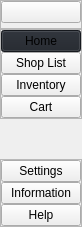
     <widget class="QCustomSlideMenu" name="LeftMenuContainer" native="true">
      <property name="maximumSize">
       <size>
        <width>45</width>
        <height>16777215</height>
       </size>
      </property>
      <layout class="QVBoxLayout" name="verticalLayout">
       <property name="spacing">
        <number>0</number>
       </property>
       <property name="leftMargin">
        <number>0</number>
       </property>
       <property name="topMargin">
        <number>0</number>
       </property>
       <property name="rightMargin">
        <number>0</number>
       </property>
       <property name="bottomMargin">
        <number>0</number>
       </property>
       <item>
        <widget class="QWidget" name="LeftMenuSubContainer" native="true">
         <layout class="QVBoxLayout" name="verticalLayout_2">
          <property name="spacing">
           <number>0</number>
          </property>
          <property name="leftMargin">
           <number>0</number>
          </property>
          <property name="topMargin">
           <number>0</number>
          </property>
          <property name="rightMargin">
           <number>0</number>
          </property>
          <property name="bottomMargin">
           <number>0</number>
          </property>
          <item alignment="Qt::AlignTop">
           <widget class="QFrame" name="frame">
            <property name="frameShape">
             <enum>QFrame::StyledPanel</enum>
            </property>
            <property name="frameShadow">
             <enum>QFrame::Raised</enum>
            </property>
            <layout class="QHBoxLayout" name="horizontalLayout_2">
             <property name="spacing">
              <number>0</number>
             </property>
             <property name="leftMargin">
              <number>0</number>
             </property>
             <property name="topMargin">
              <number>0</number>
             </property>
             <property name="rightMargin">
              <number>0</number>
             </property>
             <property name="bottomMargin">
              <number>5</number>
             </property>
             <item>
              <widget class="QPushButton" name="menuBtn">
               <property name="toolTip">
                <string>Menu</string>
               </property>
               <property name="text">
                <string/>
               </property>
               <property name="icon">
                <iconset resource="resources.qrc">
                 <normaloff>:/white /White Icons/align-justify.svg</normaloff>:/white /White Icons/align-justify.svg</iconset>
               </property>
               <property name="iconSize">
                <size>
                 <width>24</width>
                 <height>24</height>
                </size>
               </property>
              </widget>
             </item>
            </layout>
           </widget>
          </item>
          <item alignment="Qt::AlignTop">
           <widget class="QFrame" name="frame_2">
            <property name="sizePolicy">
             <sizepolicy hsizetype="Preferred" vsizetype="Preferred">
              <horstretch>0</horstretch>
              <verstretch>0</verstretch>
             </sizepolicy>
            </property>
            <property name="frameShape">
             <enum>QFrame::StyledPanel</enum>
            </property>
            <property name="frameShadow">
             <enum>QFrame::Raised</enum>
            </property>
            <layout class="QVBoxLayout" name="verticalLayout_3">
             <property name="spacing">
              <number>0</number>
             </property>
             <property name="leftMargin">
              <number>0</number>
             </property>
             <property name="topMargin">
              <number>0</number>
             </property>
             <property name="rightMargin">
              <number>0</number>
             </property>
             <property name="bottomMargin">
              <number>0</number>
             </property>
             <item>
              <widget class="QPushButton" name="homeBtn">
               <property name="toolTip">
                <string>Home</string>
               </property>
               <property name="styleSheet">
                <string notr="true">background-color: rgb(31, 35, 42);</string>
               </property>
               <property name="text">
                <string>Home</string>
               </property>
               <property name="icon">
                <iconset resource="resources.qrc">
                 <normaloff>:/white /White Icons/home.svg</normaloff>:/white /White Icons/home.svg</iconset>
               </property>
               <property name="iconSize">
                <size>
                 <width>24</width>
                 <height>24</height>
                </size>
               </property>
              </widget>
             </item>
             <item>
              <widget class="QPushButton" name="listBtn">
               <property name="toolTip">
                <string>View your shopping cart</string>
               </property>
               <property name="text">
                <string>Shop List</string>
               </property>
               <property name="icon">
                <iconset resource="resources.qrc">
                 <normaloff>:/white /White Icons/book-open.svg</normaloff>:/white /White Icons/book-open.svg</iconset>
               </property>
               <property name="iconSize">
                <size>
                 <width>24</width>
                 <height>24</height>
                </size>
               </property>
              </widget>
             </item>
             <item>
              <widget class="QPushButton" name="inventoryBtn">
               <property name="toolTip">
                <string>Search for items in stock</string>
               </property>
               <property name="text">
                <string>Inventory</string>
               </property>
               <property name="icon">
                <iconset resource="resources.qrc">
                 <normaloff>:/white /White Icons/database.svg</normaloff>:/white /White Icons/database.svg</iconset>
               </property>
               <property name="iconSize">
                <size>
                 <width>24</width>
                 <height>24</height>
                </size>
               </property>
               <property name="shortcut">
                <string/>
               </property>
              </widget>
             </item>
             <item>
              <widget class="QPushButton" name="cartBtn">
               <property name="toolTip">
                <string>View your shopping cart</string>
               </property>
               <property name="text">
                <string>Cart</string>
               </property>
               <property name="icon">
                <iconset resource="resources.qrc">
                 <normaloff>:/white /White Icons/shopping-cart.svg</normaloff>:/white /White Icons/shopping-cart.svg</iconset>
               </property>
               <property name="iconSize">
                <size>
                 <width>24</width>
                 <height>24</height>
                </size>
               </property>
              </widget>
             </item>
            </layout>
           </widget>
          </item>
          <item>
           <spacer name="verticalSpacer">
            <property name="orientation">
             <enum>Qt::Vertical</enum>
            </property>
            <property name="sizeHint" stdset="0">
             <size>
              <width>20</width>
              <height>40</height>
             </size>
            </property>
           </spacer>
          </item>
          <item>
           <widget class="QFrame" name="frame_3">
            <property name="frameShape">
             <enum>QFrame::StyledPanel</enum>
            </property>
            <property name="frameShadow">
             <enum>QFrame::Raised</enum>
            </property>
            <layout class="QVBoxLayout" name="verticalLayout_4">
             <property name="spacing">
              <number>0</number>
             </property>
             <property name="leftMargin">
              <number>0</number>
             </property>
             <property name="topMargin">
              <number>0</number>
             </property>
             <property name="rightMargin">
              <number>0</number>
             </property>
             <property name="bottomMargin">
              <number>0</number>
             </property>
             <item>
              <widget class="QPushButton" name="settingsBtn">
               <property name="toolTip">
                <string>Configure settings </string>
               </property>
               <property name="text">
                <string>Settings</string>
               </property>
               <property name="icon">
                <iconset resource="resources.qrc">
                 <normaloff>:/white /White Icons/settings.svg</normaloff>:/white /White Icons/settings.svg</iconset>
               </property>
               <property name="iconSize">
                <size>
                 <width>24</width>
                 <height>24</height>
                </size>
               </property>
              </widget>
             </item>
             <item>
              <widget class="QPushButton" name="infoBtn">
               <property name="toolTip">
                <string>Information about the device</string>
               </property>
               <property name="text">
                <string>Information</string>
               </property>
               <property name="icon">
                <iconset resource="resources.qrc">
                 <normaloff>:/white /White Icons/info.svg</normaloff>:/white /White Icons/info.svg</iconset>
               </property>
               <property name="iconSize">
                <size>
                 <width>24</width>
                 <height>24</height>
                </size>
               </property>
              </widget>
             </item>
             <item>
              <widget class="QPushButton" name="helpBtn">
               <property name="toolTip">
                <string>More help</string>
               </property>
               <property name="text">
                <string>Help</string>
               </property>
               <property name="icon">
                <iconset resource="resources.qrc">
                 <normaloff>:/white /White Icons/help-circle.svg</normaloff>:/white /White Icons/help-circle.svg</iconset>
               </property>
               <property name="iconSize">
                <size>
                 <width>24</width>
                 <height>24</height>
                </size>
               </property>
              </widget>
             </item>
            </layout>
           </widget>
          </item>
         </layout>
        </widget>
       </item>
      </layout>
     </widget>
